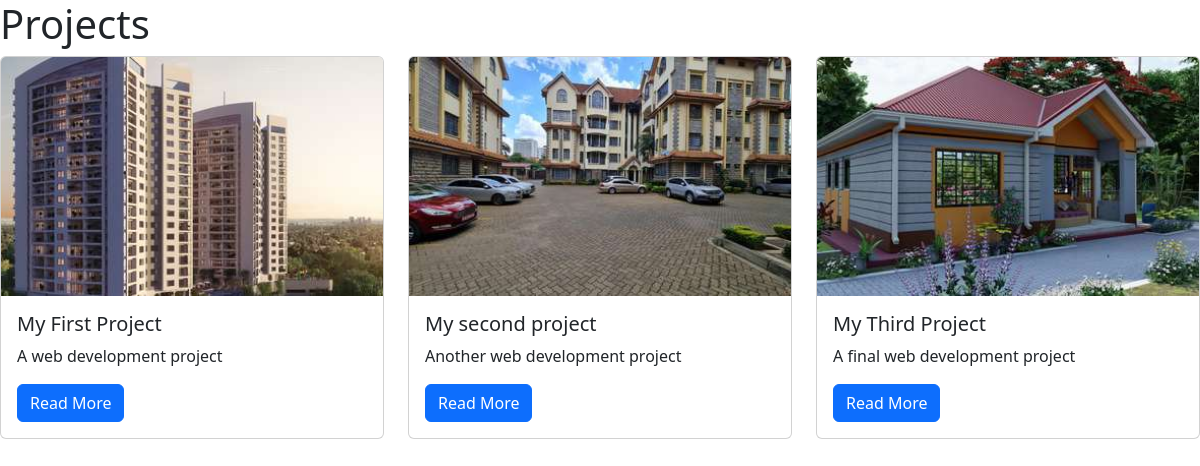
/projects/, run on the app's committed database.
### projects/models.py (models this page shows, shortened)
class Project(models.Model):
    title = models.CharField(max_length=100)
    description = models.TextField()
    technology = models.CharField(max_length=20)
    image = models.FileField(upload_to="project_images/", blank=True)

### projects/views.py (the view)
# urls.py: path("", views.project_index, name="project_index"),
def project_index(request):
    projects = Project.objects.all()
    context = {
        "projects": projects
    }
    return render(request, "projects/project_index.html", context)

### projects/templates/projects/project_index.html
{% extends "base.html" %}
{% block page_content %}
<h1>Projects</h1>
<div class="row">
{% for project in projects %}
    <div class="col-md-4">
        <div class="card mb-2">
            {% if project.image %}
                <img class="card-img-top" src="{{ project.image.url }}">
            {% endif %}
            <div class="card-body">
                <h5 class="card-title">{{ project.title }}</h5>
                <p class="card-text">{{ project.description }}</p>
                <a href="{% url 'project_detail' project.pk %}"
                   class="btn btn-primary">
                    Read More
                </a>
            </div>
        </div>
    </div>
    {% endfor %}
</div>
{% endblock %}

### pages/templates/base.html (shortened to what this page needs)
<!DOCTYPE html>
<html lang="en">
<head>
    <link href="https://cdn.jsdelivr.net/npm/bootstrap@5.3.3/dist/css/bootstrap.min.css" rel="stylesheet">
</head>
<body>
    {% block page_content %}{% endblock page_content %}
</body>
</html>

### data on the page
Project: image (picture), title "My First Project", description "A web development project"
Project: image (picture), title "My second project", description "Another web development project"
Project: image (picture), title "My Third Project", description "A final web development project"
